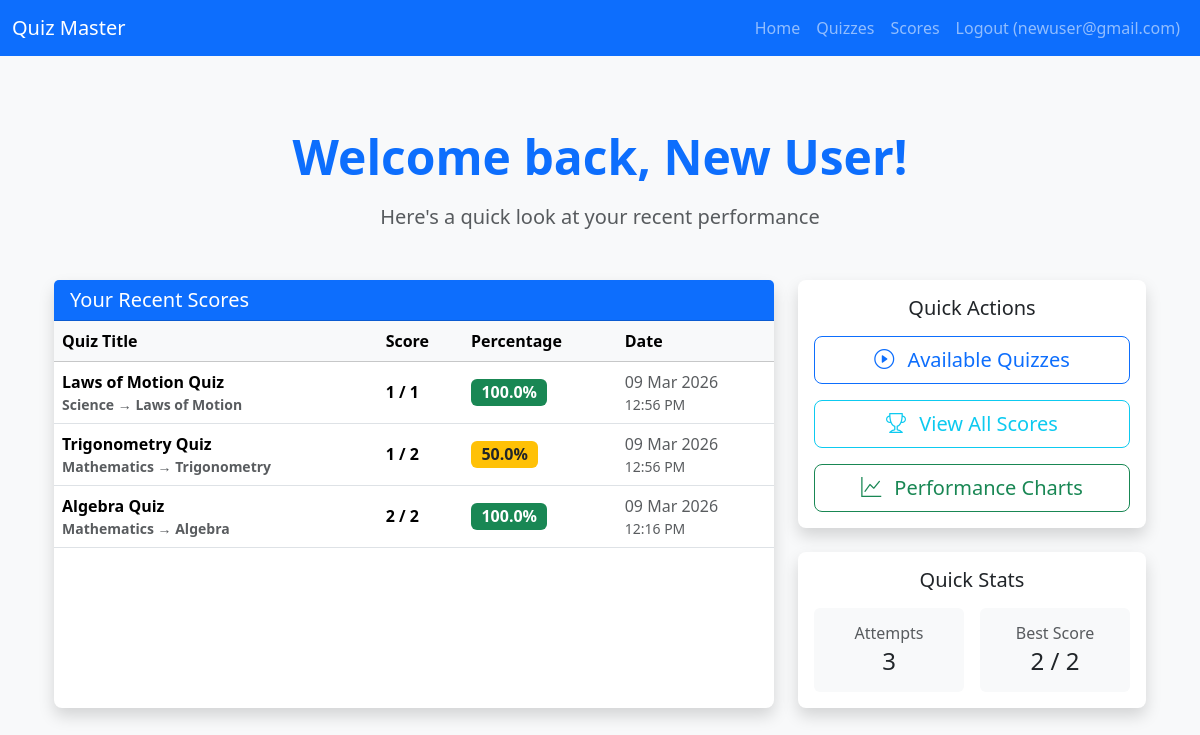
The page /user/dashboard (signed in) on the database its author committed.
### models.py (models this page shows, shortened)
class User(db.Model, UserMixin):
    __tablename__ = 'users'
    id = db.Column(db.Integer, primary_key=True)
    username = db.Column(db.String(80), unique=True, nullable=False)
    email = db.Column(db.String(120), unique=True, nullable=False)
    password_hash = db.Column(db.String(255), nullable=False)
    full_name = db.Column(db.String(100))
    qualification = db.Column(db.String(100))
    dob = db.Column(db.Date)
    role = db.Column(db.String(20), default='user')  # 'admin' or 'user'
    scores = db.relationship('Score', backref='user', lazy=True)

class Score(db.Model):
    id = db.Column(db.Integer, primary_key=True)
    user_id = db.Column(db.Integer, db.ForeignKey('users.id'), nullable=False)
    quiz_id = db.Column(db.Integer, db.ForeignKey('quiz.id'), nullable=True)   # ← change to True
    score = db.Column(db.Integer, nullable=False)
    total = db.Column(db.Integer, nullable=False)
    attempted_at = db.Column(db.DateTime, default=datetime.utcnow)

class Quiz(db.Model):
    id = db.Column(db.Integer, primary_key=True)
    title = db.Column(db.String(200), nullable=False)
    chapter_id = db.Column(db.Integer, db.ForeignKey('chapter.id'), nullable=False)
    scheduled_date = db.Column(db.Date)
    duration_minutes = db.Column(db.Integer, default=30)
    questions = db.relationship('Question', backref='quiz', lazy=True, cascade="all, delete-orphan")
    scores = db.relationship('Score', backref='quiz', lazy=True, cascade="all, delete-orphan")

class Subject(db.Model):
    id = db.Column(db.Integer, primary_key=True)
    name = db.Column(db.String(100), unique=True, nullable=False)
    description = db.Column(db.Text)
    chapters = db.relationship('Chapter', backref='subject', lazy=True, cascade="all, delete-orphan")

class Chapter(db.Model):
    id = db.Column(db.Integer, primary_key=True)
    name = db.Column(db.String(150), nullable=False)
    description = db.Column(db.Text)
    subject_id = db.Column(db.Integer, db.ForeignKey('subject.id'), nullable=False)
    quizzes = db.relationship('Quiz', backref='chapter', lazy=True, cascade="all, delete-orphan")

### routes/user.py (the view)
    def decorated_function(*args, **kwargs):
        if not current_user.is_authenticated or current_user.role != 'user':
            flash("This area is for registered users only.", "warning")
            return redirect(url_for('main.index'))
        return f(*args, **kwargs)

### app.py (called while the page is built)
@login_manager.user_loader
def load_user(user_id):
    return User.query.get(int(user_id))

@app.context_processor
def utility_processor():
    def current_time():
        return datetime.now().date()  # or datetime.now() if you want time too
    return dict(current_time=current_time)

### routes/user.py (called while the page is built)
def user_required(f):
    def decorated_function(*args, **kwargs):
        if not current_user.is_authenticated or current_user.role != 'user':
            flash("This area is for registered users only.", "warning")
            return redirect(url_for('main.index'))
        return f(*args, **kwargs)
    decorated_function.__name__ = f.__name__
    return decorated_function

@user_bp.route('/dashboard')
@login_required
@user_required
def dashboard():
    recent_scores = Score.query.filter_by(user_id=current_user.id)\
                               .join(Quiz)\
                               .order_by(Score.attempted_at.desc())\
                               .limit(5).all()
    return render_template(
        'user/dashboard.html',
        recent_scores=recent_scores
    )

### templates/user/dashboard.html (shortened to what this page needs)
{% extends "base.html" %}
{% block content %}
<div class="container py-4 py-md-5">
    <div class="text-center mb-5">
        <h1 class="display-5 fw-bold text-primary mb-3">
            Welcome back, {{ current_user.full_name or current_user.username }}!
        </h1>
        <p class="lead text-muted">
            Here's a quick look at your recent performance
        </p>
    </div>
    <div class="row g-4">
        <div class="col-lg-8">
            <div class="card shadow border-0 rounded-3 h-100">
                <div class="card-header bg-primary text-white">
                    <h5 class="mb-0">Your Recent Scores</h5>
                </div>
                <div class="card-body p-0">
                    {% if recent_scores %}
                    <div class="table-responsive">
                        <table class="table table-hover align-middle mb-0">
                            <thead class="table-light">
                                <tr>
                                    <th>Quiz Title</th>
                                    <th>Score</th>
                                    <th>Percentage</th>
                                    <th>Date</th>
                                </tr>
                            </thead>
                            <tbody>
                                {% for score in recent_scores %}
                                <tr>
                                    <td class="fw-semibold">
                                        {{ score.quiz.title }}
                                        <small class="d-block text-muted">
                                            {{ score.quiz.chapter.subject.name }} →
                                            {{ score.quiz.chapter.name }}
                                        </small>
                                    </td>
                                    <td>
                                        <strong>{{ score.score }} / {{ score.total }}</strong>
                                    </td>
                                    <td>
                                        {% set perc = (score.score / score.total * 100) if score.total > 0 else 0 %}
                                        <span class="badge fs-6
                                            {% if perc >= 80 %}bg-success
                                            {% elif perc >= 50 %}bg-warning text-dark
                                            {% else %}bg-danger{% endif %}">
                                            {{ perc|round(1) }}%
                                        </span>
                                    </td>
                                    <td class="text-muted">
                                        {{ score.attempted_at.strftime('%d %b %Y') }}
                                        <small class="d-block">
                                            {{ score.attempted_at.strftime('%I:%M %p') }}
                                        </small>
                                    </td>
                                </tr>
                                {% endfor %}
                            </tbody>
                        </table>
                    </div>
                    {% endif %}
                </div>
            </div>
        </div>
        <div class="col-lg-4">
            <div class="card shadow border-0 rounded-3 mb-4">
                <div class="card-body text-center">
                    <h5 class="card-title mb-3">Quick Actions</h5>
                    <div class="d-grid gap-3">
                        <a href="{{ url_for('user.upcoming') }}"
                           class="btn btn-outline-primary btn-lg">
                            <i class="bi bi-play-circle me-2"></i> Available Quizzes
                        </a>
                        <a href="{{ url_for('user.scores') }}"
                           class="btn btn-outline-info btn-lg">
                            <i class="bi bi-trophy me-2"></i> View All Scores
                        </a>
                        <a href="{{ url_for('user.summary') }}"
                           class="btn btn-outline-success btn-lg">
                            <i class="bi bi-graph-up me-2"></i> Performance Charts
                        </a>
                    </div>
                </div>
            </div>
            <div class="card shadow border-0 rounded-3">
                <div class="card-body text-center">
                    <h5 class="mb-3">Quick Stats</h5>
                    <div class="row g-3">
                        <div class="col-6">
                            <div class="p-3 bg-light rounded">
                                <h6 class="mb-1 text-muted">Attempts</h6>
                                <h4 class="mb-0">{{ recent_scores|length }}</h4>
                            </div>
                        </div>
                        <div class="col-6">
                            <div class="p-3 bg-light rounded">
                                <h6 class="mb-1 text-muted">Best Score</h6>
                                <h4 class="mb-0">
                                    {% if recent_scores %}
                                        {{ (recent_scores|sort(attribute='score', reverse=true)|first).score }} /
                                        {{ (recent_scores|sort(attribute='score', reverse=true)|first).total }}
                                    {% else %}
                                        —
                                    {% endif %}
                                </h4>
                            </div>
                        </div>
                    </div>
                </div>
            </div>
        </div>
    </div>
</div>
{% endblock %}

### templates/base.html (shortened to what this page needs)
<!DOCTYPE html>
<html lang="en">
<head>
    <link href="https://cdn.jsdelivr.net/npm/bootstrap@5.3.3/dist/css/bootstrap.min.css" rel="stylesheet">
    <link rel="stylesheet" href="{{ url_for('static', filename='css/style.css') }}">
    <link rel="stylesheet" href="https://cdn.jsdelivr.net/npm/bootstrap-icons@1.11.3/font/bootstrap-icons.min.css">
</head>
<body class="bg-light">
{% include 'includes/navbar.html' %}
<div class="container mt-4">
    {% block content %}{% endblock %}
</div>
</body>
</html>

### templates/includes/navbar.html (shortened to what this page needs)
<nav class="navbar navbar-expand-lg navbar-dark bg-primary">
  <div class="container-fluid">
    <a class="navbar-brand" href="{{ url_for('main.index') }}">Quiz Master</a>
    <div class="collapse navbar-collapse" id="navbarNav">
      <ul class="navbar-nav ms-auto">
        {% if current_user.is_authenticated %}
          {% if current_user.role == 'admin' %}
            <li class="nav-item"><a class="nav-link" href="{{ url_for('admin.dashboard') }}">Dashboard</a></li>
            <li class="nav-item"><a class="nav-link" href="{{ url_for('admin.subjects') }}">Subjects</a></li>
          {% else %}
            <li class="nav-item"><a class="nav-link" href="{{ url_for('user.dashboard') }}">Home</a></li>
            <li class="nav-item"><a class="nav-link" href="{{ url_for('user.upcoming') }}">Quizzes</a></li>
            <li class="nav-item"><a class="nav-link" href="{{ url_for('user.scores') }}">Scores</a></li>
          {% endif %}
          <li class="nav-item"><a class="nav-link" href="{{ url_for('auth.logout') }}">Logout ({{ current_user.username }})</a></li>
        {% else %}
          <li class="nav-item"><a class="nav-link" href="{{ url_for('auth.login') }}">Login</a></li>
          <li class="nav-item"><a class="nav-link" href="{{ url_for('auth.register') }}">Register</a></li>
        {% endif %}
      </ul>
    </div>
  </div>
</nav>

### static/css/style.css (style rules this page uses)
body { font-family: 'Segoe UI', Tahoma, Geneva, Verdana, sans-serif; }
.card { transition: box-shadow 0.3s; }

### rows shown on the page
User: username "newuser@gmail.com", full_name "New User"
Score: quiz "Laws of Motion Quiz", quiz.chapter.subject.name "Science", quiz.chapter.name "Laws of Motion", score "1", total "1", perc "100.0", attempted_at "09 Mar 2026", attempted_at "12:56 PM"
Score: quiz "Trigonometry Quiz", quiz.chapter.subject.name "Mathematics", quiz.chapter.name "Trigonometry", score "1", total "2", perc "50.0", attempted_at "09 Mar 2026", attempted_at "12:56 PM"
Score: quiz "Algebra Quiz", quiz.chapter.subject.name "Mathematics", quiz.chapter.name "Algebra", score "2", total "2", perc "100.0", attempted_at "09 Mar 2026", attempted_at "12:16 PM"

### other values the page prints
{{ recent_scores|length }} "3"
{{ (recent_scores|sort(attribute='score', reverse=true)|first).score }} "2"
{{ (recent_scores|sort(attribute='score', reverse=true)|first).total }} "2"
